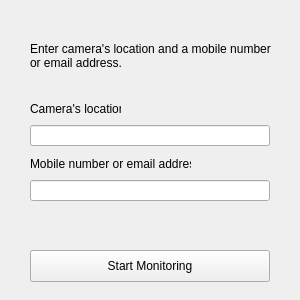
<?xml version="1.0" encoding="UTF-8"?>
<ui version="4.0">
 <class>MainWindow</class>
 <widget class="QMainWindow" name="MainWindow">
  <property name="geometry">
   <rect>
    <x>0</x>
    <y>0</y>
    <width>300</width>
    <height>300</height>
   </rect>
  </property>
  <property name="minimumSize">
   <size>
    <width>300</width>
    <height>300</height>
   </size>
  </property>
  <property name="maximumSize">
   <size>
    <width>300</width>
    <height>300</height>
   </size>
  </property>
  <property name="windowTitle">
   <string>Object Detection</string>
  </property>
  <widget class="QWidget" name="centralwidget">
   <widget class="QLabel" name="label">
    <property name="geometry">
     <rect>
      <x>30</x>
      <y>20</y>
      <width>241</width>
      <height>71</height>
     </rect>
    </property>
    <property name="text">
     <string>Enter camera's location and a mobile number or email address.</string>
    </property>
    <property name="wordWrap">
     <bool>true</bool>
    </property>
   </widget>
   <widget class="QLabel" name="label_2">
    <property name="geometry">
     <rect>
      <x>30</x>
      <y>101</y>
      <width>91</width>
      <height>16</height>
     </rect>
    </property>
    <property name="text">
     <string>Camera's location:</string>
    </property>
   </widget>
   <widget class="QLabel" name="label_3">
    <property name="geometry">
     <rect>
      <x>30</x>
      <y>156</y>
      <width>161</width>
      <height>16</height>
     </rect>
    </property>
    <property name="text">
     <string>Mobile number or email address:</string>
    </property>
   </widget>
   <widget class="QPushButton" name="pushButton">
    <property name="geometry">
     <rect>
      <x>30</x>
      <y>250</y>
      <width>240</width>
      <height>32</height>
     </rect>
    </property>
    <property name="text">
     <string>Start Monitoring</string>
    </property>
   </widget>
   <widget class="QLineEdit" name="location_input">
    <property name="geometry">
     <rect>
      <x>30</x>
      <y>125</y>
      <width>240</width>
      <height>21</height>
     </rect>
    </property>
   </widget>
   <widget class="QLineEdit" name="sendTo_input">
    <property name="geometry">
     <rect>
      <x>30</x>
      <y>180</y>
      <width>240</width>
      <height>21</height>
     </rect>
    </property>
   </widget>
  </widget>
 </widget>
 <resources/>
 <connections/>
</ui>
